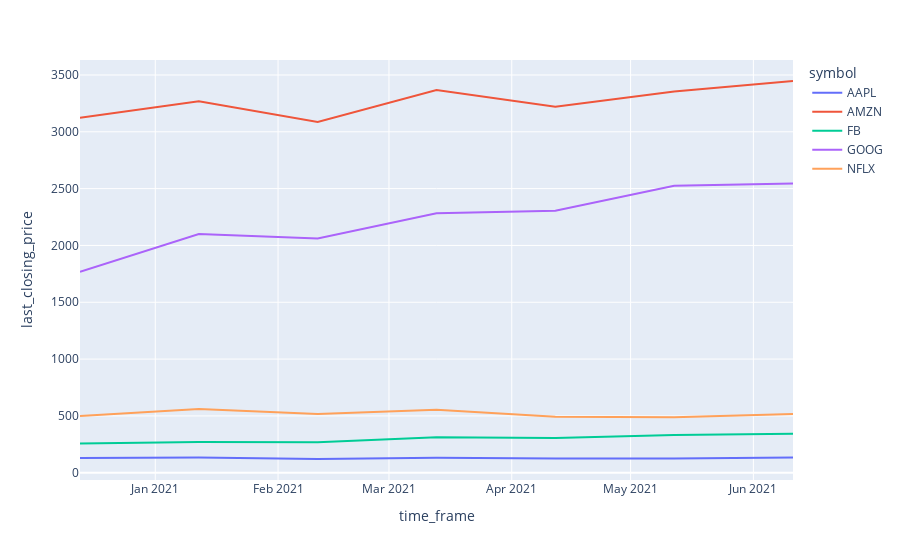

This figure's notebook cell:
### Code cell
# FAANG prices over time
    query = """
    SELECT symbol, time_bucket('30 days', stock_datetime) AS time_frame, last(price_close, stock_datetime) AS last_closing_price
    FROM stocks_new
    WHERE symbol in ('AAPL', 'FB', 'AMZN', 'NFLX', 'GOOG')
    GROUP BY time_frame, symbol
    ORDER BY time_frame
    """
    df = pd.read_sql(query, conn)

    fig = px.line(df, x='time_frame', y='last_closing_price', color='symbol')
    fig.show()

### Figure 1 — Plotly figure (JSON) as saved in the notebook; plotly's stock layout.template omitted (floating-point values rounded to 4 significant figures)
{"data": [{"hovertemplate": "symbol=AAPL<br>time_frame=%{x}<br>last_closing_price=%{y}<extra></extra>", "legendgroup": "AAPL", "line": {"color": "#636efa", "dash": "solid"}, "mode": "lines", "name": "AAPL", "orientation": "v", "showlegend": true, "type": "scatter", "x": ["2020-12-13T00:00:00", "2021-01-12T00:00:00", "2021-02-11T00:00:00", "2021-03-13T00:00:00", "2021-04-12T00:00:00", "2021-05-12T00:00:00", "2021-06-11T00:00:00"], "xaxis": "x", "y": [128.8, 134.7, 120.9, 132.7, 125.7, 126.3, 133.3], "yaxis": "y"}, {"hovertemplate": "symbol=AMZN<br>time_frame=%{x}<br>last_closing_price=%{y}<extra></extra>", "legendgroup": "AMZN", "line": {"color": "#EF553B", "dash": "solid"}, "mode": "lines", "name": "AMZN", "orientation": "v", "showlegend": true, "type": "scatter", "x": ["2020-12-13T00:00:00", "2021-01-12T00:00:00", "2021-02-11T00:00:00", "2021-03-13T00:00:00", "2021-04-12T00:00:00", "2021-05-12T00:00:00", "2021-06-11T00:00:00"], "xaxis": "x", "y": [3124, 3270.0, 3087, 3367.0, 3220.0, 3354.0, 3447.0], "yaxis": "y"}, {"hovertemplate": "symbol=FB<br>time_frame=%{x}<br>last_closing_price=%{y}<extra></extra>", "legendgroup": "FB", "line": {"color": "#00cc96", "dash": "solid"}, "mode": "lines", "name": "FB", "orientation": "v", "showlegend": true, "type": "scatter", "x": ["2020-12-13T00:00:00", "2021-01-12T00:00:00", "2021-02-11T00:00:00", "2021-03-13T00:00:00", "2021-04-12T00:00:00", "2021-05-12T00:00:00", "2021-06-11T00:00:00"], "xaxis": "x", "y": [257.9, 270.0, 268.5, 312.2, 306.3, 332.9, 343.3], "yaxis": "y"}, {"hovertemplate": "symbol=GOOG<br>time_frame=%{x}<br>last_closing_price=%{y}<extra></extra>", "legendgroup": "GOOG", "line": {"color": "#ab63fa", "dash": "solid"}, "mode": "lines", "name": "GOOG", "orientation": "v", "showlegend": true, "type": "scatter", "x": ["2020-12-13T00:00:00", "2021-01-12T00:00:00", "2021-02-11T00:00:00", "2021-03-13T00:00:00", "2021-04-12T00:00:00", "2021-05-12T00:00:00", "2021-06-11T00:00:00"], "xaxis": "x", "y": [1768.0, 2100, 2062.0, 2283, 2306.0, 2525.0, 2546], "yaxis": "y"}, {"hovertemplate": "symbol=NFLX<br>time_frame=%{x}<br>last_closing_price=%{y}<extra></extra>", "legendgroup": "NFLX", "line": {"color": "#FFA15A", "dash": "solid"}, "mode": "lines", "name": "NFLX", "orientation": "v", "showlegend": true, "type": "scatter", "x": ["2020-12-13T00:00:00", "2021-01-12T00:00:00", "2021-02-11T00:00:00", "2021-03-13T00:00:00", "2021-04-12T00:00:00", "2021-05-12T00:00:00", "2021-06-11T00:00:00"], "xaxis": "x", "y": [500, 560.5, 516.3, 553.8, 493.1, 488.2, 517], "yaxis": "y"}], "layout": {"legend": {"title": {"text": "symbol"}, "tracegroupgap": 0}, "margin": {"t": 60}, "xaxis": {"anchor": "y", "domain": [0, 1], "title": {"text": "time_frame"}}, "yaxis": {"anchor": "x", "domain": [0, 1], "title": {"text": "last_closing_price"}}}}
